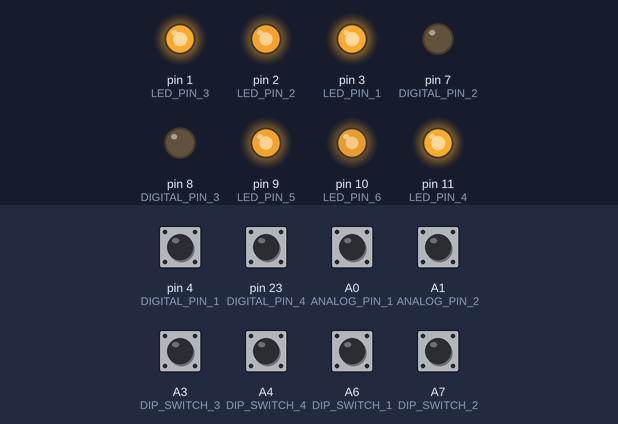
A sketch run on a simulated Arduino Mega 2560, built with avr-gcc and run on an emulated ATmega2560. Shown: output pins drawn as LEDs (lit = HIGH). Inputs (shaded band) come from the test bench; at power-on: A0 (ANALOG_PIN_1), A1 (ANALOG_PIN_2), A3 (DIP_SWITCH_3), A4 (DIP_SWITCH_4), A6 (DIP_SWITCH_1), A7 (DIP_SWITCH_2), pin 4 (DIGITAL_PIN_1), pin 23 (DIGITAL_PIN_4) HIGH.

Above: at 4.4 s.
4.5 s: pin 4 (DIGITAL_PIN_1) pulled LOW for 0.15 s
At 5.0 s:
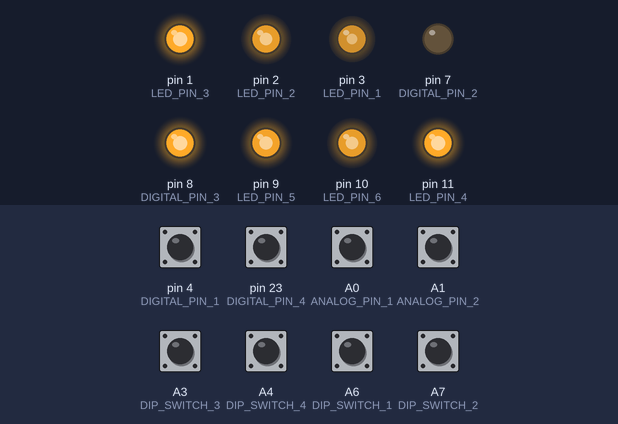
6.1 s: pin 23 (DIGITAL_PIN_4) pulled LOW for 0.15 s
At 7.2 s:
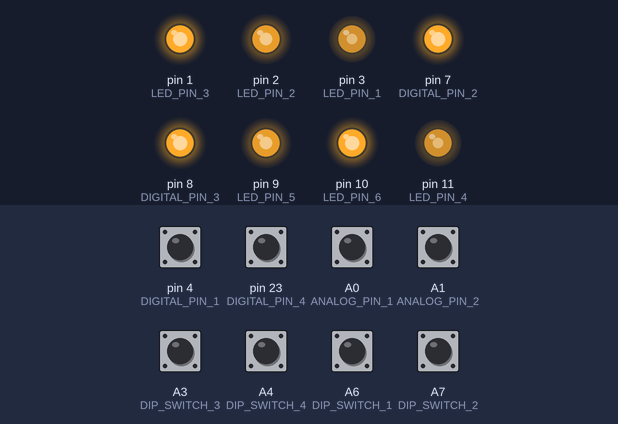
7.7 s: A0 (ANALOG_PIN_1) pulled LOW for 0.15 s
At 8.4 s:
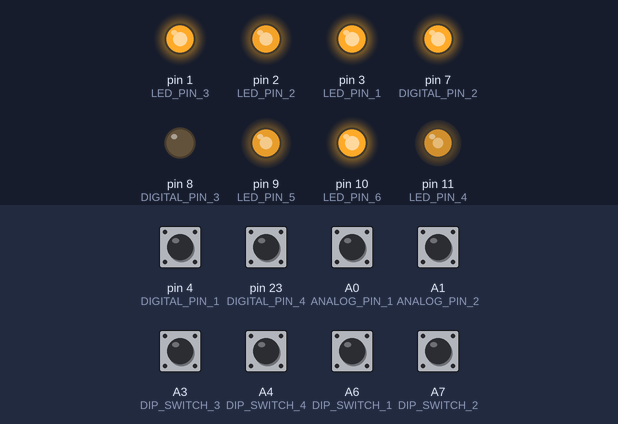
9.3 s: A0 (ANALOG_PIN_1) pulled LOW for 1 s
At 11.0 s:
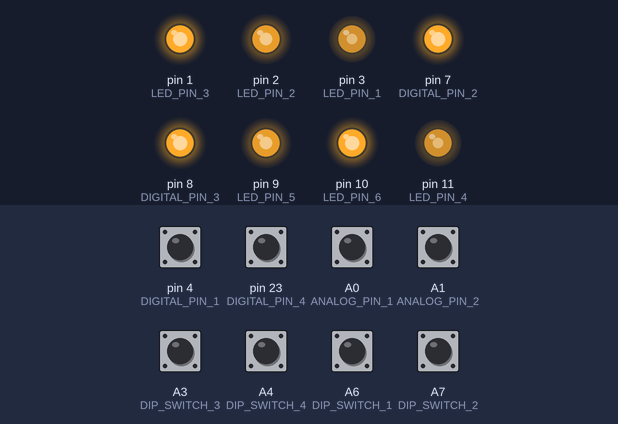
11.8 s: pin 4 (DIGITAL_PIN_1) pulled LOW for 1 s
At 14.2 s:
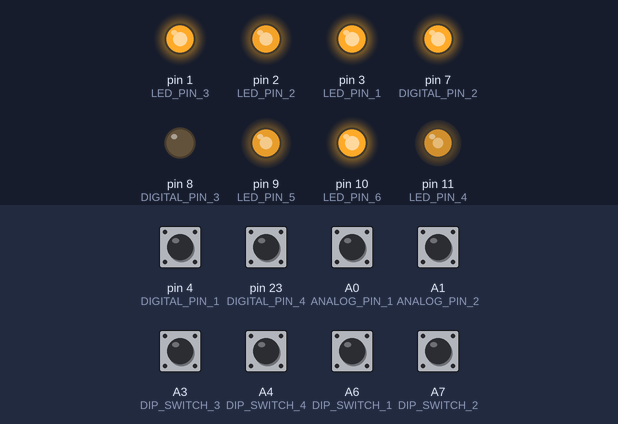
Timing chart, 0 to 15.3 s (numbered marks = the images above; inputs shaded):
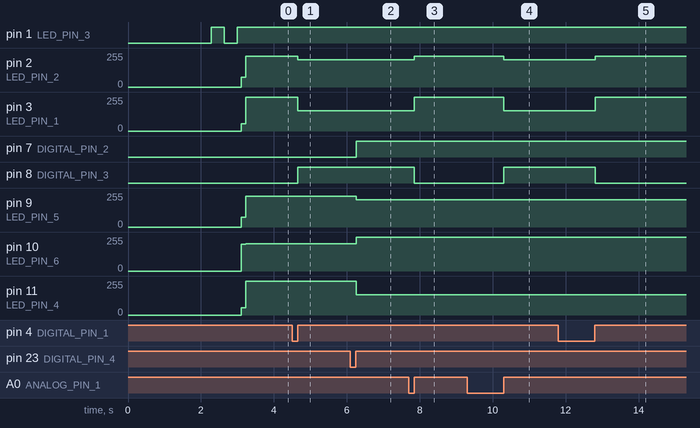

Measured:
- after the input at 4.5 s, pin 2 (LED_PIN_2): 230/255 → 204/255 after 0.16 s; pin 3 (LED_PIN_1): 255/255 → 153/255 after 0.16 s; pin 8 (DIGITAL_PIN_3): LOW → HIGH after 0.16 s
- after the input at 6.1 s, pin 7 (DIGITAL_PIN_2): LOW → HIGH after 0.16 s; pin 9 (LED_PIN_5): 230/255 → 204/255 after 0.16 s; pin 10 (LED_PIN_6): 204/255 → 255/255 after 0.16 s; pin 11 (LED_PIN_4): 255/255 → 153/255 after 0.16 s
- after the input at 7.7 s, pin 2 (LED_PIN_2): 204/255 → 230/255 after 0.15 s; pin 3 (LED_PIN_1): 153/255 → 255/255 after 0.15 s; pin 8 (DIGITAL_PIN_3): HIGH → LOW after 0.15 s
- after the input at 9.3 s, pin 2 (LED_PIN_2): 230/255 → 204/255 after 1.0 s; pin 3 (LED_PIN_1): 255/255 → 153/255 after 1.0 s; pin 8 (DIGITAL_PIN_3): LOW → HIGH after 1.0 s
- after the input at 11.8 s, pin 2 (LED_PIN_2): 204/255 → 230/255 after 1.0 s; pin 3 (LED_PIN_1): 153/255 → 255/255 after 1.0 s; pin 8 (DIGITAL_PIN_3): HIGH → LOW after 1.0 s

The sketch:

main.ino
```cpp
// (licence header left out)
// Includes
#include <avr/wdt.h>
#include <EEPROM.h>
#include "Configuration.h"
#include "InOut.h"
#include "Dimmer.h"

// Globals
// 1 - 1 output; 2 - 2 outputs
uint8_t HardwareVariant;                    // Variant of connected hardware: 0 - Power Board AC, 1 - Power Board DC
uint8_t LoadVariant;                        // Variant of connected load: 1 - One input/output; 2 - Two inputs/outputs
bool RollerShutter = false;                 // false - lighting; true - roller shutter
bool Monostable = false;
bool RememberStates = false;

uint32_t LastCheck = 0;

uint32_t RSTimer;
bool RSReset = false;

uint16_t EPPROM_Address[2] = {EEA_RELAY_1, EEA_RELAY_2};

// Constructors
InOut IO[NUMBER_OF_BUTTONS];

Dimmer D[NUMBER_OF_BUTTONS];

// Setup
void setup()  {

  #ifdef ENABLE_WATCHDOG
    wdt_reset();
    MCUSR = 0;
    wdt_disable();
  #endif

  delay(2000);

  // Resistive hardware detection

  uint16_t ReadHardware = analogRead(HARDWARE_DETECTION_PIN);

  if(ReadHardware < 20) {
    // Hardware variant: Power Board AC
    HardwareVariant = 0;
  }
  else if(ReadHardware < 50)  {
    // Hardware variant: Power Board DC
    HardwareVariant = 1;
  }
  else  {/* Handling error */}

  // Reading dip switches
  pinMode(DIP_SWITCH_1, INPUT_PULLUP);
  pinMode(DIP_SWITCH_2, INPUT_PULLUP);
  pinMode(DIP_SWITCH_3, INPUT_PULLUP);
  pinMode(DIP_SWITCH_4, INPUT_PULLUP);

  delay(100);

  // Reading dip switch 1
  if(!digitalRead(DIP_SWITCH_1)) {
    LoadVariant = 1;
  }
  else  {
    LoadVariant = 2;
  }

  // Reading dip switch 2
  if(!digitalRead(DIP_SWITCH_2)) {
    Monostable = true;
  }

  // Reading dip switch 3
  if(!digitalRead(DIP_SWITCH_3)) {
    if(HardwareVariant == 0)  {
      RollerShutter = true;
    }
  }

  // Reading dip switch 4
  if(!digitalRead(DIP_SWITCH_4)) {
    if(!Monostable && !RollerShutter) {
      RememberStates = true;
      uint8_t RecoveredState;
      for(int i=0; i<HardwareVariant; i++)  {
        EEPROM.get(EPPROM_Address[i], RecoveredState);
        if(RecoveredState < 2)  {
          IO[i].SetState(RecoveredState);
        }
      }
    }
  }

  // One button variant
  if(LoadVariant == 1)  {
    // Initialize LEDs
    D[0].SetValues(NUMBER_OF_CHANNELS, DIMMING_STEP, DIMMING_INTERVAL, LED_PIN_7, LED_PIN_8, LED_PIN_9);

    // Show initialization
    RainbowLED(INIT_RAINBOW_DURATION, INIT_RAINBOW_RATE);

    // Initializing and calibrating button
    if(HardwareVariant == 0) {
      IO[0].SetValues(RELAY_OFF, RELAY_ON, 1, TOUCH_FIELD_3, INPUT_PIN_1, RELAY_PIN_1);
    }
    else if(HardwareVariant == 1) {
      IO[0].SetValues(RELAY_OFF, RELAY_ON, 2, TOUCH_FIELD_3, RELAY_PIN_1);
    }

    // Restore saved state
    if(RememberStates)  {
      IO[0].SetRelay();
      AdjustLEDs(IO[0].ReadNewState(), 0);
    }
    else  {
      // Turn on LED
      AdjustLEDs(false, 0);
    }
  }
  // Two buttons variant
  else if(LoadVariant == 2) {
    // Initialize LEDs
    D[0].SetValues(NUMBER_OF_CHANNELS, DIMMING_STEP, DIMMING_INTERVAL, LED_PIN_1, LED_PIN_2, LED_PIN_3);
    D[1].SetValues(NUMBER_OF_CHANNELS, DIMMING_STEP, DIMMING_INTERVAL, LED_PIN_4, LED_PIN_5, LED_PIN_6);

    // Show initialization
    RainbowLED(INIT_RAINBOW_DURATION, INIT_RAINBOW_RATE);

    // Initializing and calibrating buttons
    if(HardwareVariant == 0) {
      IO[0].SetValues(RELAY_OFF, RELAY_ON, 1, TOUCH_FIELD_1, INPUT_PIN_1, RELAY_PIN_1);
      IO[1].SetValues(RELAY_OFF, RELAY_ON, 1, TOUCH_FIELD_2, INPUT_PIN_2, RELAY_PIN_2);
    }
    else if(HardwareVariant == 1) {
      IO[0].SetValues(RELAY_OFF, RELAY_ON, 2, TOUCH_FIELD_1, RELAY_PIN_1);
      IO[1].SetValues(RELAY_OFF, RELAY_ON, 2, TOUCH_FIELD_2, RELAY_PIN_2);
    }

    // Restore saved states
    if(RememberStates)  {
      for(int i=0; i<2; i++)  {
        IO[i].SetRelay();
        AdjustLEDs(IO[i].ReadNewState(), i);
      }
    }
    else  {
      // Turning on LEDs
      for(int i=0; i<2; i++)  {
        AdjustLEDs(false, i);
      }
    }
  }

  #ifdef ENABLE_WATCHDOG
    wdt_enable(WDTO_4S);
  #endif
}

// Builtin LEDs rainbow effect
void RainbowLED(uint16_t Duration, uint8_t Rate)	{

  int RValue = 254;
  int GValue = 127;
  int BValue = 1;
  int RDirection = -1;
  int GDirection = -1;
  int BDirection = 1;
  uint32_t StartTime = millis();

  while(millis() < StartTime + Duration)	{

    for(int i=1; i<=LoadVariant; i++)  {
      D[i-1].UpdateLEDs(BRIGHTNESS_VALUE_ON, RValue, GValue, BValue);
    }

    RValue += RDirection;
    GValue += GDirection;
    BValue += BDirection;

    if(RValue >= 255 || RValue <= 0)	{
      RDirection = -RDirection;
    }

    if(GValue >= 255 || GValue <= 0)	{
      GDirection = -GDirection;
    }

    if(BValue >= 255 || BValue <= 0)	{
      BDirection = -BDirection;
    }
    delay(Rate);
  }
}

// Adjust LEDs
void AdjustLEDs(bool State, uint8_t Dimmer) {

  if(State != 1) {
    D[Dimmer].UpdateLEDs(BRIGHTNESS_VALUE_OFF, R_VALUE_OFF, G_VALUE_OFF, B_VALUE_OFF);
  }
  else  {
    D[Dimmer].UpdateLEDs(BRIGHTNESS_VALUE_ON, R_VALUE_ON, G_VALUE_ON, B_VALUE_ON);
  }
}

// Check Inputs and adjust outputs
void UpdateIO() {

  bool NewState[LoadVariant];

  for(int i=0; i<LoadVariant; i++)  {
    IO[i].ReadInput(TOUCH_THRESHOLD, DEBOUNCE_VALUE, Monostable);
    NewState[i] = IO[i].ReadNewState();
    if(NewState[i] != IO[i].ReadState())  {
      if(RollerShutter) {
        if(IO[i].ReadState())  {
          // Stop
          for(int j=0; j<LoadVariant; j++)  {
            IO[j].SetState(0);
            IO[j].SetRelay();
            AdjustLEDs(false, j);
          }
        }
        else  {
          IO[i].SetRelay();
          AdjustLEDs(IO[i].ReadNewState(), i);
          if(IO[i].ReadNewState())  {
            RSTimer = millis();
            RSReset = true;
          }
        }
      }
      else  {
        if(!Monostable) {
          IO[i].SetRelay();
          AdjustLEDs(IO[i].ReadNewState(), i);
        }
        // Saving state to eeprom
        //EEPROM.put(EPPROM_Address[i], IO[i].NewState);
      }
    }
  }
}

// Loop
void loop() {

  #ifdef ENABLE_WATCHDOG
    wdt_reset();
  #endif

  // Check inputs & adjust outputs
  if(millis() > LastCheck + LOOP_TIME)  {
    LastCheck = millis();
    UpdateIO();
  }
  else if(millis() < LastCheck) {
    LastCheck = millis();
  }

  // Roller shutter timer
  if(RollerShutter == true) {
    if((millis() > RSTimer + RS_INTERVAL) && RSReset)  {
      for(int i=0; i<2; i++)  {
        IO[i].SetState(0);
        IO[i].SetRelay();
        AdjustLEDs(false, i);
      }
      RSReset = false;
    }
  }
}
```

Dimmer.cpp
```cpp
/*
 * Dimmer.cpp
 */

#include "Dimmer.h"

// Constructor
Dimmer::Dimmer()	{

}

// Initializing function
void Dimmer::SetValues(uint8_t NumberOfChannels, uint8_t DimmingStep, uint8_t DimmingInterval, uint8_t Pin1, uint8_t Pin2, uint8_t Pin3, uint8_t Pin4)	{

	_NumberOfChannels = NumberOfChannels;

  uint8_t Channels[4] = {Pin1, Pin2, Pin3, Pin4};

  for(int i=0; i<_NumberOfChannels; i++)  {
    _Channels[i] = Channels[i];
  }
}

// Simple LEDs update without transition effect
void Dimmer::UpdateLEDs(uint8_t DimmingLevel, uint8_t R, uint8_t G, uint8_t B, uint8_t W)  {

  uint8_t RGBValues[4] = {R, G, B, W};

  for(int i=0; i<_NumberOfChannels; i++)  {
    analogWrite(_Channels[i], (int)(DimmingLevel / 100.0 * RGBValues[i]));
  }
}
```

Dimmer.h
```cpp
/*
 * Dimmer.h
 */

#ifndef Dimmer_h
#define Dimmer_h

#include "Arduino.h"

class Dimmer
{
  public:
    Dimmer();

    void SetValues(uint8_t NumberOfChannels, uint8_t DimmingStep, uint8_t DimmingInterval, uint8_t Pin1, uint8_t Pin2=0, uint8_t Pin3=0, uint8_t Pin4=0);
    void UpdateLEDs(uint8_t DimmingLevel, uint8_t R, uint8_t G=0, uint8_t B=0, uint8_t W=0);

  private:
    uint8_t _NumberOfChannels;
    uint8_t _Channels[4];

};

#endif
```

InOut.cpp
```cpp
/*
 * InOut.cpp
 */

#include "InOut.h"

// Constructor
InOut::InOut()  {

  _NewState = 0;
  _State = 0;
}

// Set Values - initialization
void InOut::SetValues(bool RelayOFF, bool RelayON, uint8_t Type, uint8_t Pin1, uint8_t Pin2, uint8_t Pin3) {

  _RelayOFF = RelayOFF;
  _RelayON = RelayON;

  SensorType = Type;
  switch(SensorType)  {
    // Touch Field (Dimmers)
    case 0:
      _SensorPin = Pin1;
      break;
    // Touch field + external button + output
    case 1:
      _SensorPin = Pin1;
      _SensorPin2 = Pin2;
      _RelayPin = Pin3;
      pinMode(_SensorPin2, INPUT_PULLUP);
      pinMode(_RelayPin, OUTPUT);
      digitalWrite(_RelayPin, _RelayOFF);
      break;
    // Touch field + output
    case 2:
      _SensorPin = Pin1;
      _RelayPin = Pin2;
      pinMode(_RelayPin, OUTPUT);
      digitalWrite(_RelayPin, _RelayOFF);
    // Default case
    default:
      break;
  }

  // Measure reference value
  _TouchReference = ADCTouch.read(_SensorPin, 500);
}

// Return _NewState
uint8_t InOut::ReadNewState() {

  return _NewState;
}

// Return _State
uint8_t InOut::ReadState()  {

  return _State;
}

// Set _NewState
void InOut::SetState(uint8_t NewState)  {

  _NewState = NewState;
}

void InOut::ReadInput(uint16_t Threshold, uint8_t DebounceValue, bool Monostable) {

  bool Reading;
  bool Shortpress = false;

  do  {
    Reading = _ReadAnalog(Threshold);

    if(SensorType == 1 && !Reading) {
      Reading = _ReadDigital(DebounceValue);
    }

    if(Monostable)  {
      if(!Shortpress && Reading)  {
        _NewState = !_State;  Shortpress = true;
        SetRelay();
      }
      else if(Shortpress && !Reading) {
        _NewState = !_State;  Shortpress = false;
        SetRelay();
      }
    }
    else  {
      if(!Shortpress && Reading) {
        _NewState = !_State;
        Shortpress = true;
      }
    }
  } while(Reading);
}

// Read analog input
bool InOut::_ReadAnalog(uint8_t Threshold)  {

  int TouchValue;
  bool ButtonState = false;

  TouchValue = ADCTouch.read(_SensorPin, 64);
  TouchValue -= _TouchReference;
  TouchDiagnosisValue = TouchValue;

  if(TouchValue > Threshold)  {
    ButtonState = true;
  }

  return ButtonState;
}

// Read digital input
bool InOut::_ReadDigital(uint8_t DebounceValue) {

  bool DigitalReading;
  bool PreviousReading = false;
  bool InputState = false;
  uint32_t Timeout = millis();
  uint32_t StartTime = Timeout;

  do {
    DigitalReading = !digitalRead(_SensorPin2);

    if(DigitalReading && !PreviousReading)  {
      StartTime = millis();
    }

    if(millis() - StartTime > DebounceValue)  {
      if(DigitalReading) {
        InputState = true;
      }
    }

    if(millis() - Timeout > 255 || millis() < StartTime) {
      break;
    }

    PreviousReading = DigitalReading;
  } while(DigitalReading);

  return InputState;
}

// Set Relay
void InOut::SetRelay() {

  if(_NewState == 1)  {
    digitalWrite(_RelayPin, _RelayON);
  }
  else  {
    digitalWrite(_RelayPin, _RelayOFF);
  }

  _State = _NewState;
}
```

InOut.h
```cpp
/*
 * InOut.h
 */

#ifndef InOut_h
#define InOut_h

#include "Arduino.h"
#include "ADCTouch.h"

class InOut
{
  public:
    InOut();

    uint8_t SensorType;
    int TouchDiagnosisValue;

    uint8_t ReadNewState();
    uint8_t ReadState();
    void SetValues(bool RelayOFF, bool RelayOn, uint8_t Type, uint8_t Pin1, uint8_t Pin2=0, uint8_t Pin3=0);
    void ReadInput(uint16_t Threshold, uint8_t DebounceValue, bool Monostable);
    void SetRelay();
    void SetState(uint8_t NewState);

  private:
    uint16_t _TouchReference;
    uint8_t _RelayPin;
    uint8_t _SensorPin;
    uint8_t _SensorPin2;
    bool _RelayOFF;
    bool _RelayON;
    uint8_t _NewState;
    uint8_t _State;

    bool _ReadAnalog(uint8_t Threshold);
    bool _ReadDigital(uint8_t DebounceValue);
};


#endif
```

Configuration.h
```cpp
/*
 * Configuration.h file
 * With this file it is possible to configure some advanced features of the software,
 * such as board pinout, backlight parameters, system components.
*/

/* Pin Definitions */
// Digital pins
#define DIGITAL_PIN_1 4
#define DIGITAL_PIN_2 7
#define DIGITAL_PIN_3 8
#define DIGITAL_PIN_4 23

// Builtin LEDs
// LED1
#define LED_PIN_1 3
#define LED_PIN_2 2
#define LED_PIN_3 1

// LED2
#define LED_PIN_4 11
#define LED_PIN_5 9
#define LED_PIN_6 10

// LED3
#define LED_PIN_7 5
#define LED_PIN_8 6
#define LED_PIN_9 0

// Analog pins
#define ANALOG_PIN_1 A0
#define ANALOG_PIN_2 A1
#define ANALOG_PIN_3 A2

// Dip switches
#define DIP_SWITCH_1 A6
#define DIP_SWITCH_2 A7
#define DIP_SWITCH_3 A3
#define DIP_SWITCH_4 A4


/* Quick config */
//#define SINGLE_RELAY
#define DOUBLE_RELAY


/* Basic definitions */
// Relay states
#define RELAY_ON HIGH
#define RELAY_OFF LOW

// Hardware detection
#define HARDWARE_DETECTION_PIN A5           // Auto-detect connected hardware
#define NUMBER_OF_BUTTONS 2                 // Determined by hardware

// Reading inputs
#define TOUCH_THRESHOLD 10                   // A threshold to determine if it was a touch what was sensed (default 5)
#define DEBOUNCE_VALUE 50                   // Debounce time in ms (1 - no debounce, >1 active debounce, default 20, max. 255)
#define LONGPRESS_DURATION 1000             // Duration of longpress in ms (default 1000, max. 65535)

// Builtin LEDs
#define NUMBER_OF_CHANNELS 3                // RGB LEDs
#define DIMMING_STEP 10                     // Size of dimming step, increase for faster, less smooth dimming (default 1)
#define DIMMING_INTERVAL 1                  // Duration of dimming interval, increase for slower dimming (default 10)
#define R_VALUE_OFF 255                     // 255 - OFF, 0 - Full ON
#define G_VALUE_OFF 230
#define B_VALUE_OFF 204
#define R_VALUE_ON 153
#define G_VALUE_ON 204
#define B_VALUE_ON 255
#define BRIGHTNESS_VALUE_OFF 100            // Global brightness value should always be set to 100
#define BRIGHTNESS_VALUE_ON 100
#define INIT_RAINBOW_DURATION 1000          // Duration of initial rainbow effect (0-65535, default 1000)
#define INIT_RAINBOW_RATE 1                 // Rate of initial reainbow effect (0-255, default 1)

// Roller Shutter
#define RS_INTERVAL 80                 // Time in seconds to turn off roller shutter after it was turned on (deafult 80)

// Other
#define LOOP_TIME 100                        // Main loop wait time (default 100)


/* OUTPUT Config */
#define RELAY_PIN_1 DIGITAL_PIN_3
#define RELAY_PIN_2 DIGITAL_PIN_2
#define TOUCH_FIELD_1 ANALOG_PIN_1
#define TOUCH_FIELD_2 ANALOG_PIN_2
#define TOUCH_FIELD_3 ANALOG_PIN_3
#define INPUT_PIN_1 DIGITAL_PIN_1
#define INPUT_PIN_2 DIGITAL_PIN_4
//#define BUTTON_LED_1 LED0
//#define BUTTON_LED_2 LED2
#define NUMBER_OF_RELAYS 2


/* Reliability */
// Watchdog
#define ENABLE_WATCHDOG

/* EEPROM Addresses */
#define SIZE_OF_BYTE 1
#define EEPROM_OFFSET 512                         // First eeprom address to use (prior addresses are taken)
#define EEA_RELAY_1 EEPROM_OFFSET+SIZE_OF_BYTE            // EEPROM addresses to save relay states
#define EEA_RELAY_2 EEA_RELAY_1+SIZE_OF_BYTE
```
